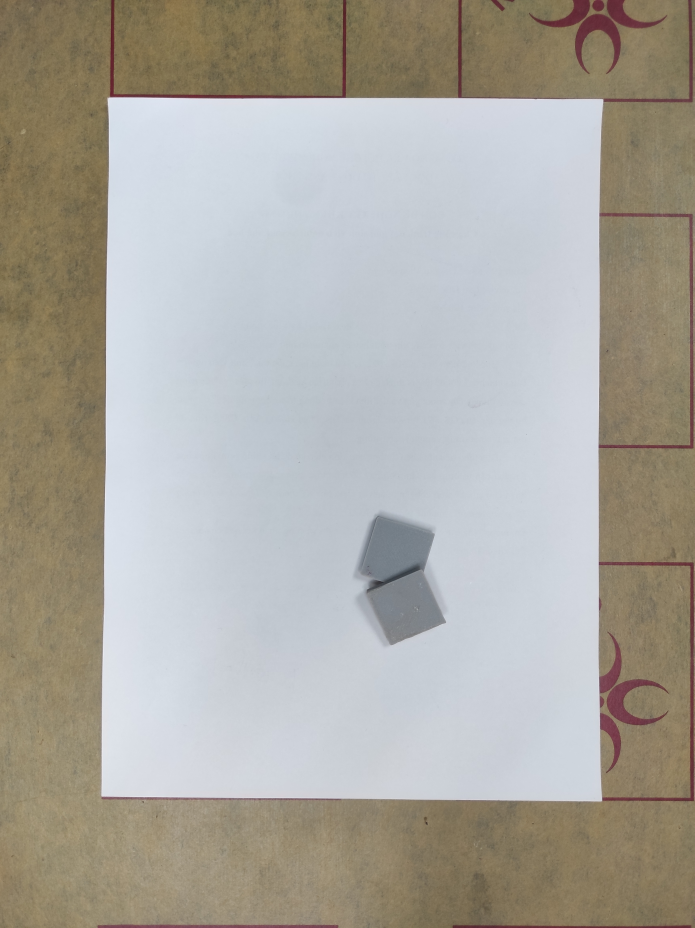
#> input picture data_Tan/IMG_20221222_161232.jpg, 3472 x 4640 px, found by its file name (shown at 1/5 size)
$ jupyter execute --allow-errors test.ipynb   (older library calls are emulated)
#> lines starting #> are read from the running program, lines starting #| are printed output that depends on the picture; after the words box and inside, x2 and y2 are one past the last pixel; in counts of white or black regions, pixels touching at a corner belong together
[cell 1]
from skimage.feature import peak_local_max
from skimage.morphology import watershed
from scipy import ndimage
import numpy as np
import argparse
import imutils
import cv2
import matplotlib.pyplot as plt

[cell 2]
sp_path = "/content/v_v_3.jpg"
img_name = "E:\\Project_GS_X\\data_Tan\\IMG_20221222_161232.jpg"
img = cv2.imread(img_name) #15 vuong tren tron, 12 tron tren vuong, 10 vuong tren vuong
#> img is the input picture: shape (4640, 3472, 3); mean B, G, R 159.8, 167.6, 170.8
# /content/tan_drive/MyDrive/Transfer file iphone2cpt/IMG_8615.JPG

h, w = int(img.shape[0]), int(img.shape[1])
#> h = 4640; w = 3472

ratio = w/h
#> ratio = 0.748
start_point = (600,600) #x,y
h_cut = 3200

# start_point =(540,640) #x,y
# h_cut = 3200

img = img[start_point[1]:start_point[1]+h_cut,start_point[0]:start_point[0]+int(h_cut*ratio)] # cut follow y:y+h,x:x+w
#> img: shape (3200, 2394, 3)
# img = cv2.resize(img, (w//4,h//4))
use = cv2.medianBlur(img.copy(),15)
shifted = cv2.pyrMeanShiftFiltering(img, 10,25)
ret1,th1 = cv2.threshold(shifted[...,0],160,255,cv2.THRESH_BINARY)
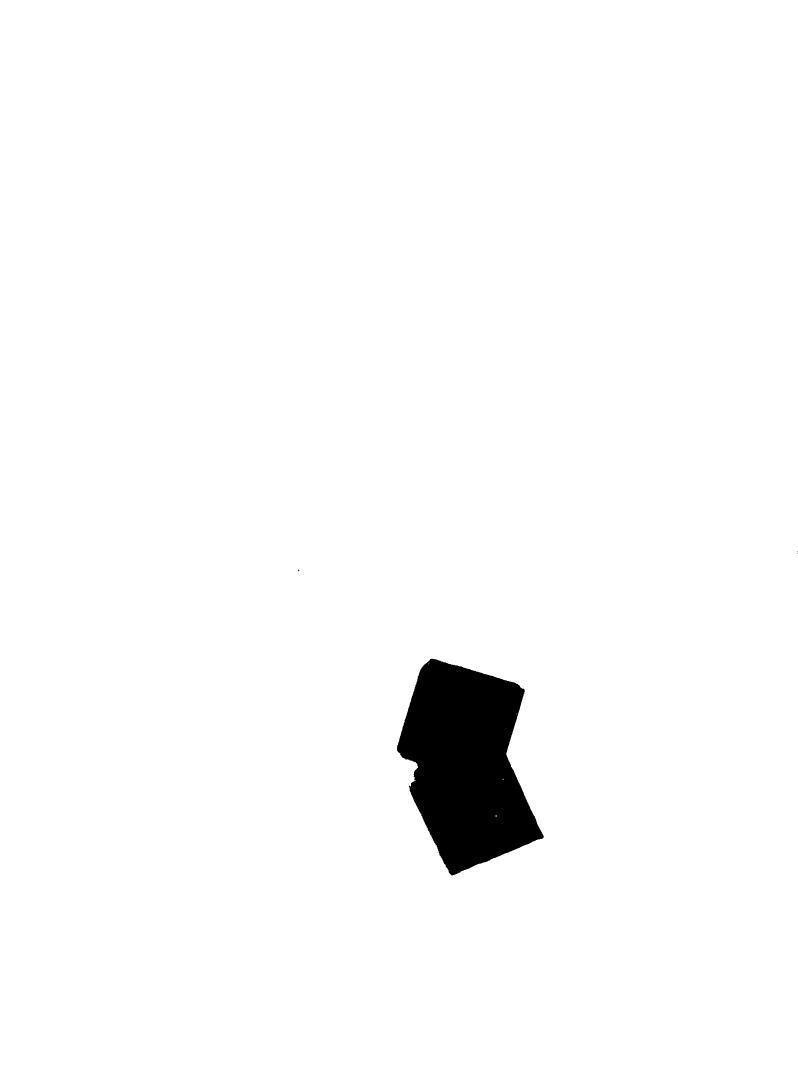
#> th1: shape (3200, 2394) (shown at 1/3 size); 97.6% white; 5 black regions (4 under 20 px), largest, box (x1, y1, x2, y2) and area: (1191, 1976, 1631, 2626) 182578
kernel = np.ones((5,5),np.uint8)
dialate = cv2.dilate(th1,kernel,iterations = 2) # làm đậm viền
#> dialate: shape (3200, 2394); 97.7% white; 1 black region, box (x1, y1, x2, y2) and area: (1196, 1981, 1626, 2621) 172765
#erosion = cv2.erode(dialate,kernel,iterations  = 2) # lọc noise xung quanh viền
closing = cv2.morphologyEx(dialate, cv2.MORPH_CLOSE, kernel)
#> closing: shape (3200, 2394); 97.7% white; 1 black region, box (x1, y1, x2, y2) and area: (1196, 1982, 1624, 2620) 172739
opening = cv2.morphologyEx(th1, cv2.MORPH_OPEN, kernel)
#> opening: shape (3200, 2394); 97.6% white; 3 black regions (2 under 20 px), largest, box (x1, y1, x2, y2) and area: (1191, 1976, 1631, 2626) 182700
plt.figure(figsize=(16,16))
plt.subplot(2,2,1)
plt.imshow(opening,cmap='gray')
plt.subplot(2,2,2)
plt.imshow(shifted[...,0],cmap='gray')
plt.subplot(2,2,3)
plt.imshow(th1,cmap='gray')
plt.subplot(2,2,4)
plt.imshow(closing,cmap='gray')

[cell 3]
img_name = "E:\\Project_GS_X\\data_Tan\\IMG_20221222_161232.jpg"
img = cv2.imread(img_name)

h, w = int(img.shape[0]), int(img.shape[1])

ratio = w/h
start_point = (600,600) #x,y
h_cut = 3200-500

img = img[start_point[1]+500:start_point[1]+h_cut,start_point[0]+500:start_point[0]+int(h_cut*ratio)]
#> img: shape (2200, 1520, 3)
#img = cv2.resize(img, (1080,int(img.shape[0]*(1920/1080))), interpolation = cv2.INTER_AREA)
shifted = cv2.pyrMeanShiftFiltering(img.copy(), 10,25)
#> shifted: shape (2200, 1520, 3)
img_denois = cv2.fastNlMeansDenoisingColored(img.copy(),None,10,10,7,21) #lọc nhiễu ảnh
img_gray = cv2.cvtColor(img_denois, cv2.COLOR_BGR2GRAY)	#chuyển sang ảnh xám
ret1,th1 = cv2.threshold(img_gray,160,255,cv2.THRESH_BINARY)
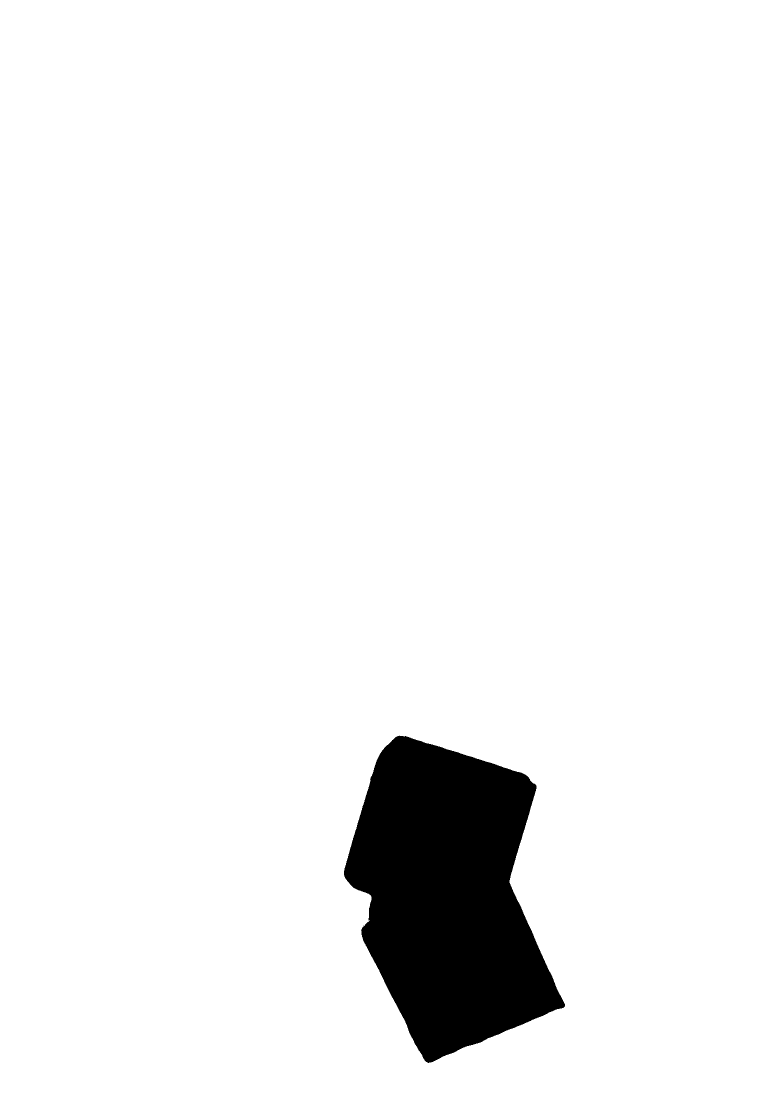
#> th1: shape (2200, 1520) (shown at 1/2 size); 94.4% white; 1 black region, box (x1, y1, x2, y2) and area: (688, 1471, 1130, 2126) 186043
#img = cv2.adaptiveThreshold(img, 255, cv2.ADAPTIVE_THRESH_GAUSSIAN_C, cv2.THRESH_BINARY_INV,31,4)
plt.figure(figsize=(16,16))
plt.imshow(th1, cmap = 'gray')
plt.show

[cell 4]
img = cv2.adaptiveThreshold(th1, 255, cv2.ADAPTIVE_THRESH_GAUSSIAN_C, cv2.THRESH_BINARY_INV,11,4)
#> img: shape (2200, 1520); 0.23% white; 1 white region, box (x1, y1, x2, y2) and area: (688, 1471, 1130, 2126) 7602
plt.figure(figsize=(16,16))
plt.imshow(img, cmap = 'gray')
plt.show

[cell 5]
img.shape
#> Out = (2200, 1520)

[cell 6]
# [7 lines of commented-out code are left out]

def check_overlap(thresh,C = 14000 ):
  edged = cv2.Canny(thresh, 30, 200)
  cnts = cv2.findContours(edged, cv2.RETR_EXTERNAL,cv2.CHAIN_APPROX_SIMPLE)
  cnts = imutils.grab_contours(cnts)
  c = max(cnts, key=cv2.contourArea)
  return cv2.contourArea(c) > C

def find_csd(ctr): #tìm đường tròn bên phải theo trục X
  m = ctr[0][0]
  id_m =0
  for i in range(len(ctr)):
    if ctr[i][0] > m :
      m = ctr[i][0]
      id_m = i
  return id_m

def find_order(shifted,ctr):
  offset = -60
  d = (np.sqrt(2)/2)*ctr[index][2]
  tl = (int(ctr[index][0]-d-offset),int(ctr[index][1]-d-offset))
  rb = (int(ctr[index][0]+d+offset),int(ctr[index][1]+d+offset))

  consider = shifted[tl[1]:rb[1],tl[0]:rb[0]]
  # [4 lines of commented-out code are left out]
  img_adaptive = cv2.adaptiveThreshold(consider, 255, cv2.ADAPTIVE_THRESH_GAUSSIAN_C, cv2.THRESH_BINARY_INV,11,4)
  ctt, hierarchy = cv2.findContours(img_adaptive, cv2.RETR_TREE, cv2.CHAIN_APPROX_SIMPLE)
  return (len(ctt) == 0) #return True when consider lying on top

#> (a cell that did not finish here is left out)

[cell 8]
closing = th1
D = ndimage.distance_transform_edt(255-closing)  # compute matrix distance to correlate peak
localMax = peak_local_max(D, indices=False, min_distance=80, labels=255-closing) # find each local maximum (center)
#> localMax: shape (2200, 1520) bool; 0% white in thin lines or dots, all inside (x1, y1, x2, y2) = (870, 1691, 901, 1879)
# perform a connected component analysis on the local peaks,
# using 8-connectivity, then appy the Watershed algorithm
markers = ndimage.label(localMax, structure=np.ones((3, 3)))[0] #use to make connect between pixel and label to object
#> markers: shape (2200, 1520) int32; 3 distinct labels, from 0 to 2
labels = watershed(-D, markers, mask=255-closing)
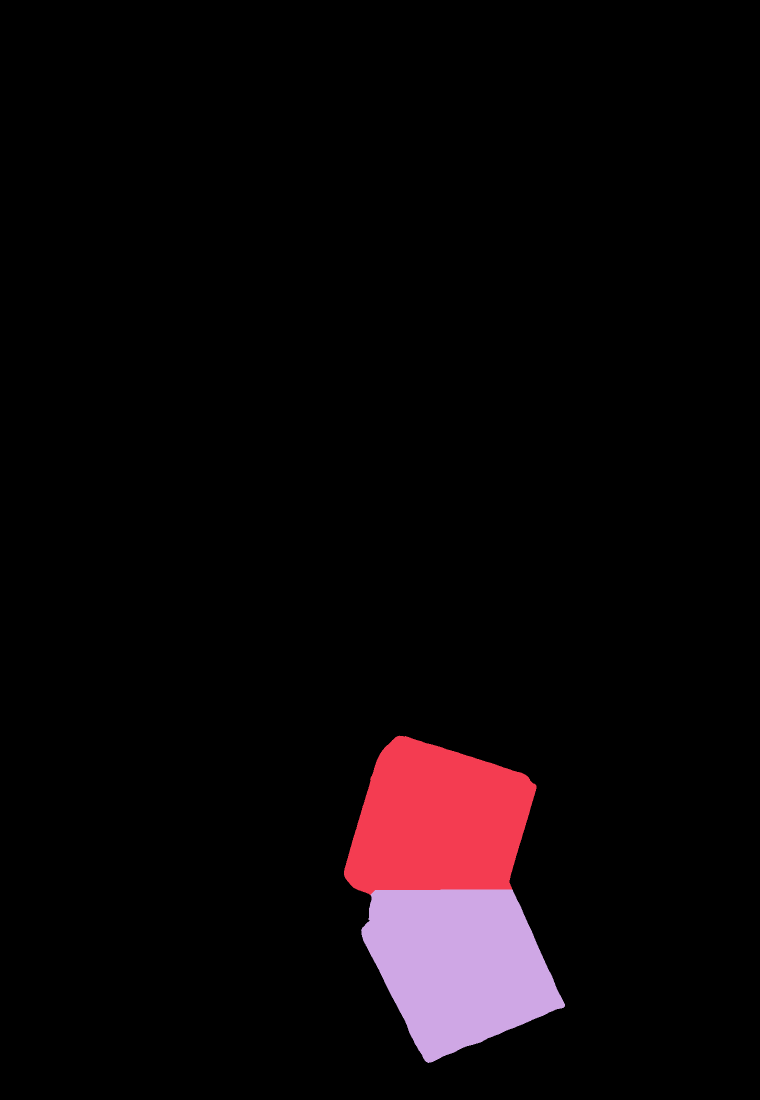
#> labels: shape (2200, 1520) int32 (shown at 1/2 size); 3 distinct labels, from 0 to 2; one colour per label, 0 black
print("[INFO] {} unique segments found".format(len(np.unique(labels)) - 1))
#| [INFO] 2 unique segments found
plt.figure(figsize=(8,12))
plt.imshow(labels, cmap=plt.cm.nipy_spectral)

#> (a cell that did not finish here is left out)

[cell 10]
# loop over the unique labels returned by the Watershed
dp = img.copy()
ctr = []
# algorithm
for label in np.unique(labels):
  # if the label is zero, we are examining the 'background'
  # so simply ignore it
  if label == 0:
    continue
  # otherwise, allocate memory for the label region and draw
  # it on the mask
  mask = np.zeros(img_gray.shape, dtype="uint8")
  mask[labels == label] = 255
  # detect contours in the mask and grab the largest one
  cnts = cv2.findContours(mask.copy(), cv2.RETR_EXTERNAL,cv2.CHAIN_APPROX_SIMPLE)
  cnts = imutils.grab_contours(cnts)
  c = max(cnts, key=cv2.contourArea)
  # draw a circle enclosing the object
  ((x, y), r) = cv2.minEnclosingCircle(c)
  ctr.append((x,y,r))
  cv2.circle(dp, (int(x), int(y)), 5, (0, 0, 255), -1)
  cv2.circle(dp,(int(x), int(y)),int(r),(0, 0, 255),10)
#> this loop made 3 passes
#> (x, y, r) on passes 2 to 3: (880.5, 1662, 212), (928, 1912.7, 224.2)
#> dp: shape (2200, 1520); 0.21% white; 8 white regions, largest, box (x1, y1, x2, y2) and area: (689, 1472, 1065, 1746) 2440, (722, 1827, 852, 2117) 1352, (862, 2013, 1122, 2122) 1163
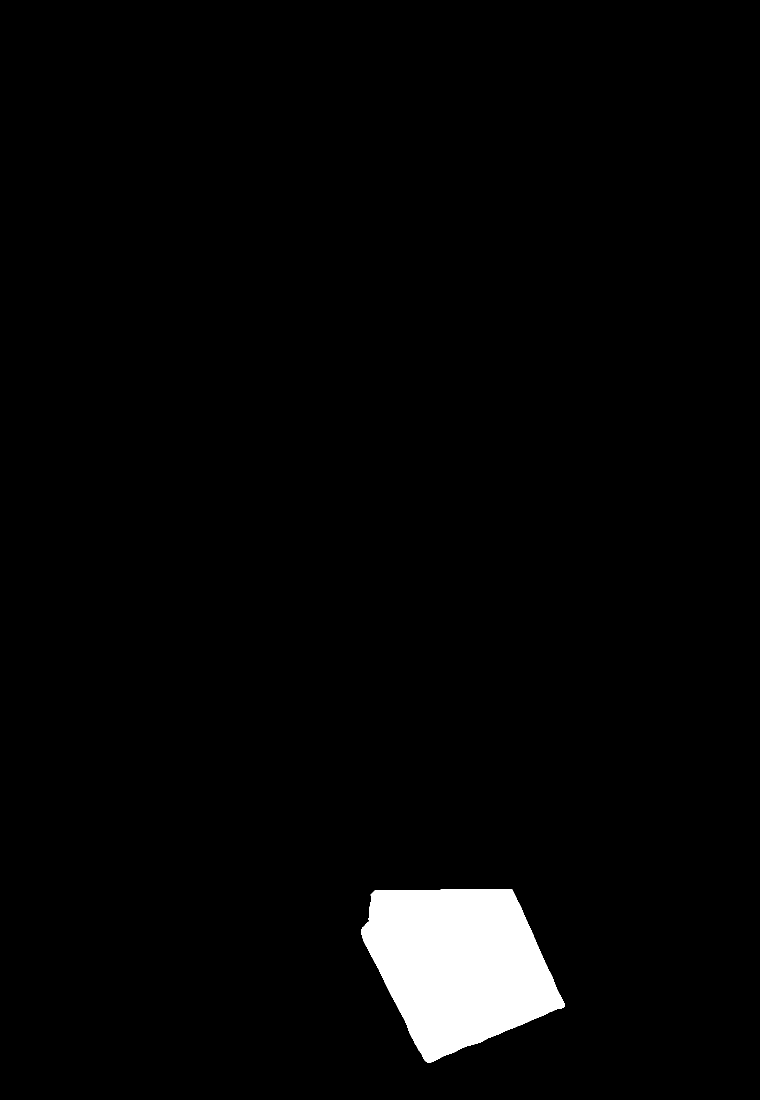
#> mask: shape (2200, 1520) (shown at 1/2 size); 2.9% white; 1 white region, box (x1, y1, x2, y2) and area: (722, 1779, 1130, 2126) 96058
#> after the loop, ctr = [(880.5, 1662, 212), (928, 1912.7, 224.2)]
  # cv2.rectangle(dp,(int(x-r), int(y-r)),(int(x+r), int(y+r)),(0,255,0),1)
  # cv2.putText(image, "#{}".format(label), (int(x) - 10, int(y)),cv2.FONT_HERSHEY_SIMPLEX, 0.6, (0, 0, 255), 2)
plt.figure(figsize=(8,12))
plt.imshow(cv2.cvtColor(dp,cv2.COLOR_BGR2RGB))

[cell 11]
index = find_csd(ctr)
#> in find_csd, `m = ctr[0][0]`: m = 880.5
#> the loop in find_csd, `for i in range(len(ctr)):` made 2 passes
#> (m, id_m) on pass 2: (928, 1)
#> after the loop in find_csd, `for i in range(len(ctr)):`: id_m = 1; m = 928
#> index = 1
#> (the rest of this cell did not finish here and is left out)

#> in check_overlap, `edged = cv2.Canny(thresh, 30, 200)`:
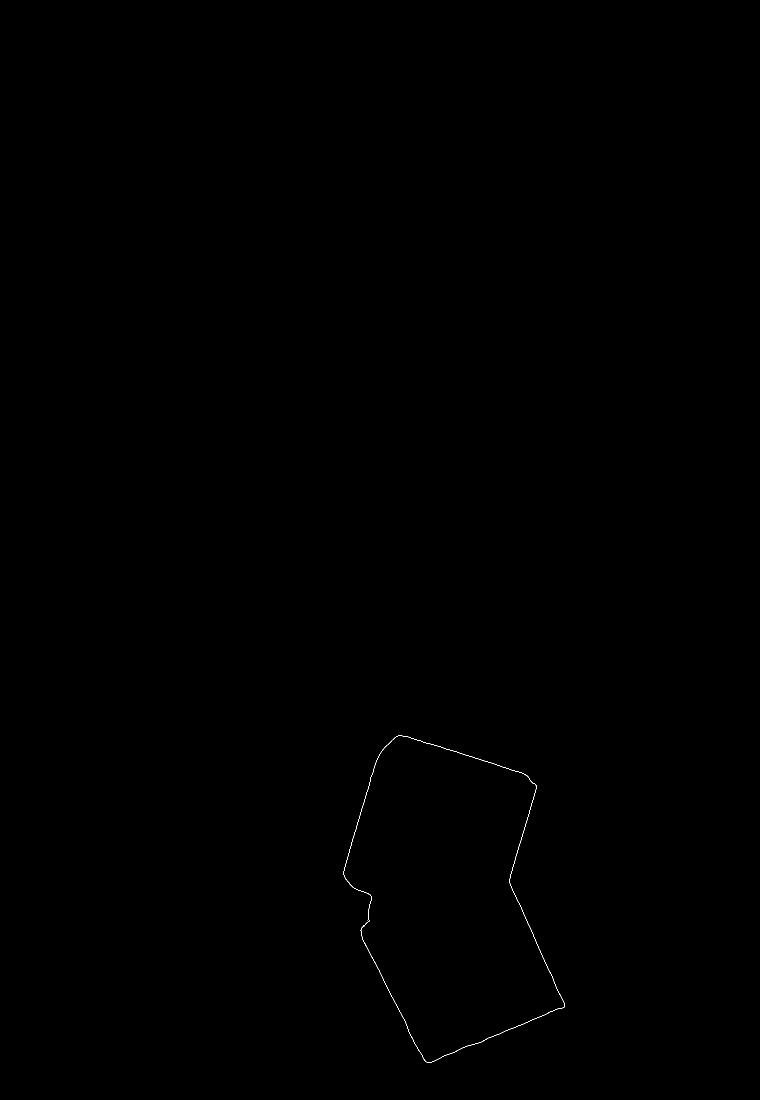
#> edged: shape (2200, 1520) (shown at 1/2 size); 0.05% white in thin lines or dots, all inside (x1, y1, x2, y2) = (687, 1471, 1130, 2126)
#> in check_overlap, `cnts = cv2.findContours(edged, cv2.RETR_EXTERNAL,cv2.CHAIN_APPROX_SIMP..`: cnts = 1 contour; box (x1, y1, x2, y2) and area: (687, 1471, 1130, 2126) 186128
#> in check_overlap, `c = max(cnts, key=cv2.contourArea)`: c = contour of 1165 points, box (x1, y1, x2, y2) (687, 1471, 1130, 2126), area 186128
  od = find_order(img_gray,ctr,index)
  order = [0,0]
  order[index] = od
  order[-1-index] = not(od)
  dpp = img.copy()
  for i in range(2) :
    if order[i] == True:
      cv2.circle(dpp, (int(ctr[i][0]), int(ctr[i][1])), 10, (0, 255, 0), -1)
      cv2.rectangle(dpp,(int(ctr[i][0]-ctr[i][2]), int(ctr[i][1]-ctr[i][2])),(int(ctr[i][0]+ctr[i][2]), int(ctr[i][1]+ctr[i][2])),(0,255,0),12)
      cv2.putText(dpp,"up" , (int(ctr[i][0]) + 10, int(ctr[i][1])+80),cv2.FONT_HERSHEY_SIMPLEX, 2, (0, 255, 0), 5)
    else:
      cv2.circle(dpp, (int(ctr[i][0]), int(ctr[i][1])), 10, (0, 0, 255), -1)
      cv2.rectangle(dpp,(int(ctr[i][0]-ctr[i][2]), int(ctr[i][1]-ctr[i][2])),(int(ctr[i][0]+ctr[i][2]), int(ctr[i][1]+ctr[i][2])),(0,0,255),12)
      cv2.putText(dpp,"down" , (int(ctr[i][0]) + 10, int(ctr[i][1])-70),cv2.FONT_HERSHEY_SIMPLEX, 2, (0, 0, 255), 12)
  plt.figure(figsize = (8,12))
  plt.imshow(cv2.cvtColor(dpp,cv2.COLOR_BGR2RGB))

[cell 12]
cv2.GaussianBlur(img,(7,7),0)
plt.imshow(shifted)
plt.show()

[cell 13]
img = cv2.imread(sp_path)
#> (the rest of this cell did not finish here and is left out)
